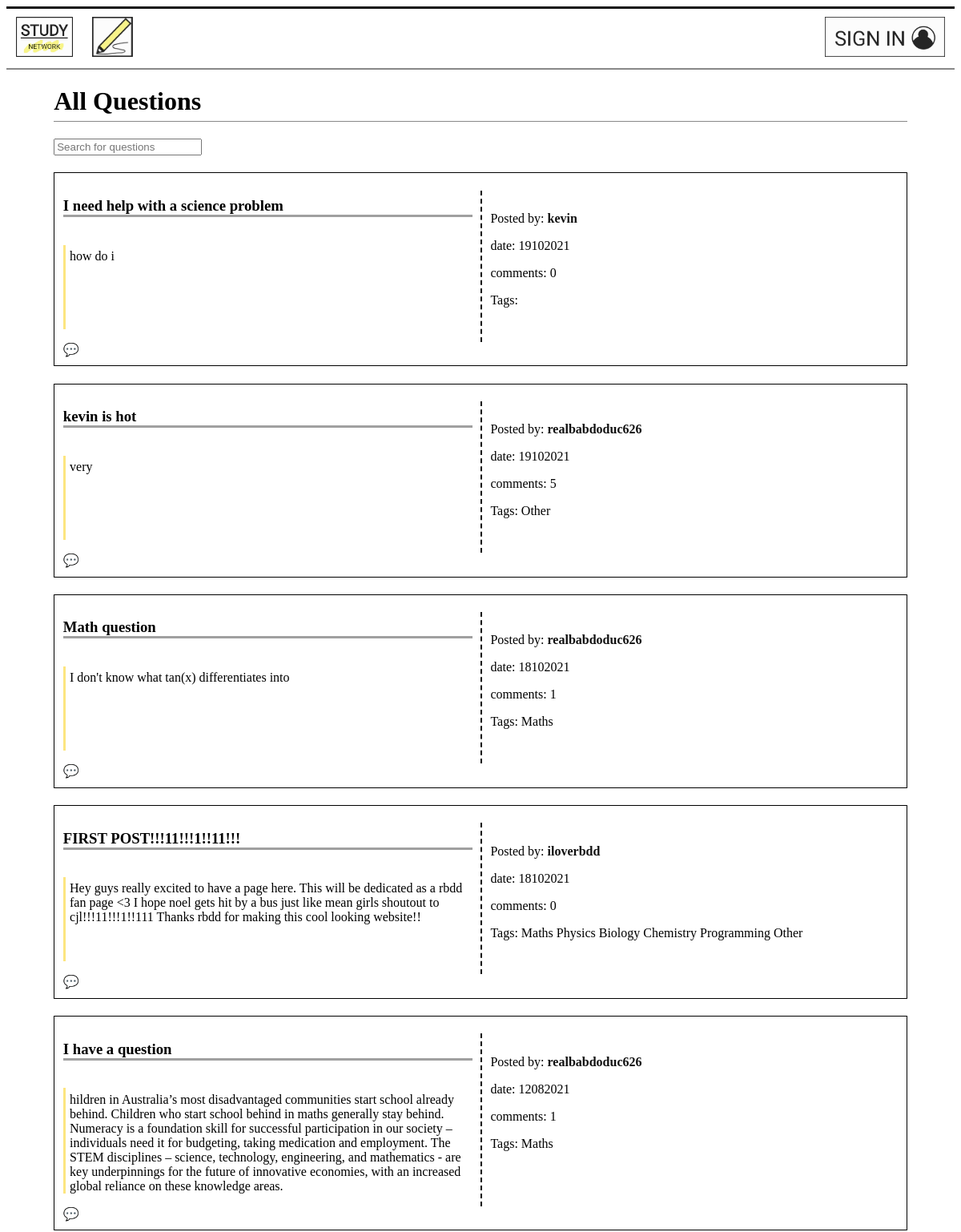
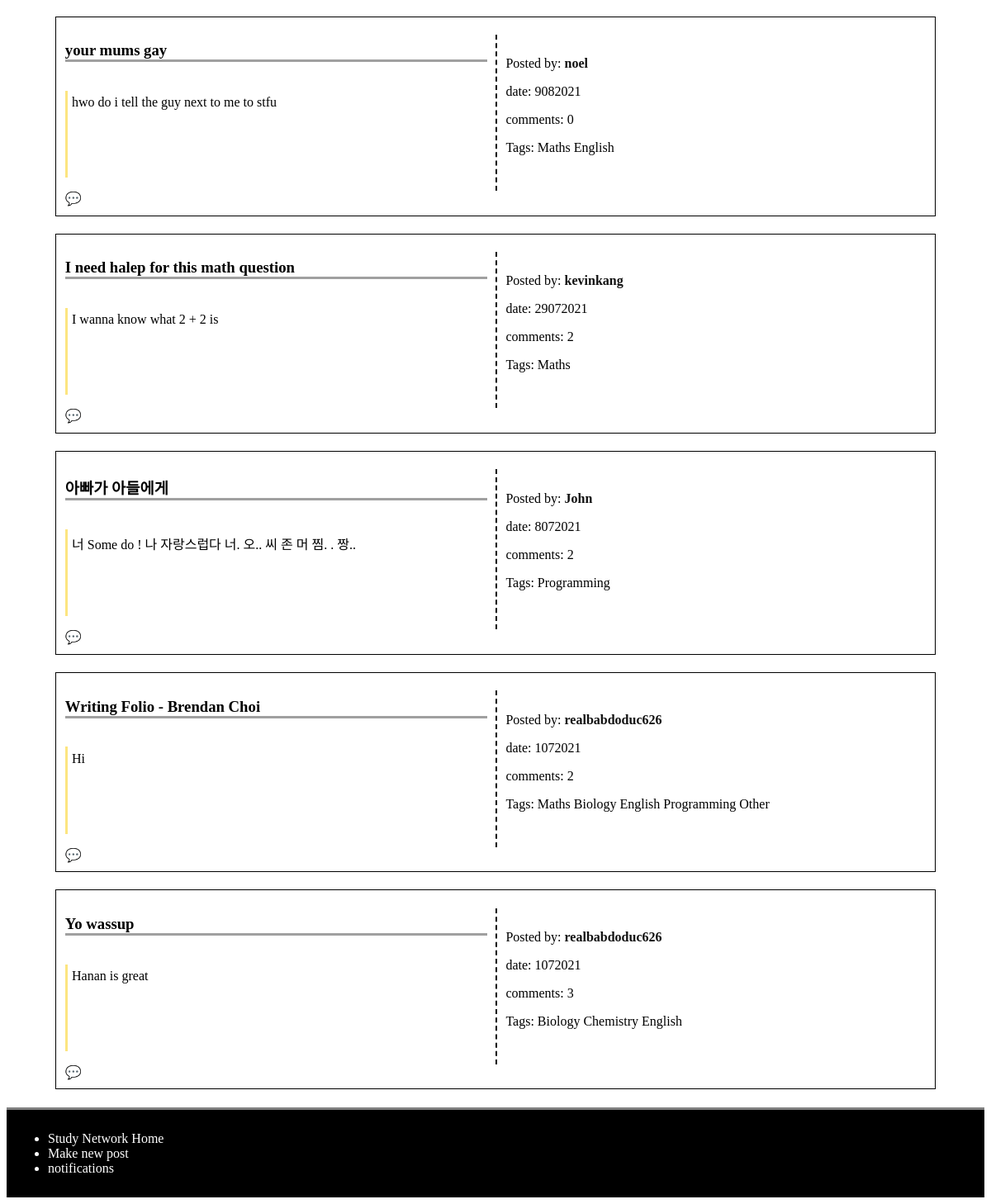
The page / on the database its author committed (2 pictures, top to bottom).
### models.py (models this page shows)
class Post(db.Model):
    __tablename__ = 'Post'
    id = db.Column(db.Integer, primary_key=True)
    title = db.Column(db.Text)
    discussion = db.Column(db.Text)
    date = db.Column(db.Integer)
    comments = db.Column(db.Integer)
    user_id = db.Column(db.Integer, db.ForeignKey('User.id'))
    post_user = db.relationship('User', back_populates='user_post')
    replies_post = db.relationship('Reply', secondary=PostReply, back_populates='posts_reply')
    categories_post = db.relationship('Category', secondary=PostCategory, back_populates='posts_category')
    notifications_post = db.relationship('Notification', back_populates='posts_notification')
    posts = db.relationship('Comment', back_populates='user')

class User(db.Model):
    __tablename__ = 'User'
    id = db.Column(db.Integer, primary_key=True)
    username = db.Column(db.Text)
    email = db.Column(db.Text)
    password = db.Column(db.Text)
    user_post = db.relationship('Post', back_populates='post_user')
    notifications_user = db.relationship('Notification', back_populates='users_notification')
    users = db.relationship('Comment', back_populates='post')

class Category(db.Model):
    __tablename__ = 'Category'
    id = db.Column(db.Integer, primary_key=True)
    topic = db.Column(db.Text)
    posts_category = db.relationship('Post', secondary=PostCategory, back_populates='categories_post')

### main.py (the view)
@app.route('/', methods=['GET', 'POST'])
def home():
    post = models.Post.query.order_by(desc(models.Post.id)).all()
    number_of_items = 0
    for p in post:
        number_of_items += 1
    return render_template('home.html', posts=post, title='home', n=int(number_of_items))

### main.py (called while the page is built)
@app.context_processor
def notification_processor():
    if  g.logged_in_user:
        num_notification = models.Notification.query.filter_by(user_id = session["logged_in_user"]).all()
        return dict(num_notification = len(num_notification))
    else:
        return dict(num_notification = "No one is logged in")

@app.before_request
def before_request():
    g.logged_in_user = None
    if 'logged_in_user' in session:
        g.logged_in_user = session['logged_in_user']

### templates/home.html (shortened to what this page needs)
{% extends 'layout.html' %}
{% block content %}
<main>
<h1>All Questions</h1>
<input type="text" id="search" onkeyup="SearchFilter()"
placeholder="Search for questions">
<div id="questionList">
{% for post in posts %}
<div class="grid_container">
    <h3 class="title">{{ post.title }}</h3>
    <p class="discussion">{{ post.discussion }}</p>
    <div class="other_information">
    <p>Posted by: <a class="name" id="name" href="/profile/{{post.post_user.id}}"><strong>{{ post.post_user.username }}</strong></a></p>
    <p>date: {{ post.date }}
    <p>comments: {{ post.comments }}</p>
    <p class="tags">Tags: {% for catego in post.categories_post %}
        {{catego.topic}}
        {% endfor %}
    </p>
    </div class="comment_button">
    {% if g.logged_in_user %}
        <a href="/comment/{{post.id}}">💬</a>
    {% else %}
        <a href="/signin">💬</a>
    {% endif %}
</div>
{% endfor %}
</div>
</main>
{% endblock %}

### static/css/style.css (style rules this page uses)
a { text-decoration: none; color: #111; }
body main { display: block; max-width: 90%; margin-left: 5%; }
body main h1 { border-bottom: 1px #888 solid; padding-bottom: 0.5%; }
.grid_container { display: grid; grid-template-columns: 50% 50%; border: 1px solid black; padding: 1%; margin-bottom: 2%; }
.title { grid-column: 1; grid-row: 1; margin-right: 2%; border-bottom: rgb(160, 160, 160) solid 3px; }
.discussion { grid-row:2; grid-column: 1; min-height: 100px; margin-right: 2%; padding-left: 1%; padding-top:1%; border-left: rgb(252, 229, 128) solid 3px; }
.other_information { grid-column: 2; grid-row: 1/ span 2; padding: 2%; margin-top: 2%; border-left: 2px dashed black; }
main input { margin-bottom: 2%; }

### rows shown on the page
Post: title "I need help with a science problem", discussion "how do i", post_user.username "kevin", date "19102021", comments "0"
Post: title "kevin is hot", discussion "very", post_user.username "realbabdoduc626", date "19102021", comments "5"
Category: topic "Other"
Post: title "Math question", discussion "I don't know what tan(x) differentiates into", post_user.username "realbabdoduc626", date "18102021", comments "1"
Category: topic "Maths"
Post: title "FIRST POST!!!11!!!1!!11!!!", discussion "Hey guys really excited to have a page here. This will be dedicated as a rbdd fan page <3 I hope noel gets hit by a bus just like mean girls shoutout to cjl!!!11!!!1!!111 Thanks rbdd for making this cool looking website!!", post_user.username "iloverbdd", date "18102021", comments "0"
Category: topic "Physics"
Category: topic "Biology"
Category: topic "Chemistry"
Category: topic "Programming"
Post: title "I have a question", discussion "hildren in Australia’s most disadvantaged communities start school already behind. Children who start school behind in maths generally stay behind. Numeracy is a foundation skill for successful participation in our society – individuals need it for budgeting, taking medication and employment. The STEM disciplines – science, technology, engineering, and mathematics - are key underpinnings for the future of innovative economies, with an increased global reliance on these knowledge areas.", post_user.username "realbabdoduc626", date "12082021", comments "1"
Post: title "your mums gay", discussion "hwo do i tell the guy next to me to stfu", post_user.username "noel", date "9082021", comments "0"
Category: topic "English"
Post: title "I need halep for this math question", discussion "I wanna know what 2 + 2 is", post_user.username "kevinkang", date "29072021", comments "2"
Post: title "아빠가 아들에게", discussion "너 Some do ! 나 자랑스럽다 너. 오.. 씨 존 머 찜. . 짱..", post_user.username "John", date "8072021", comments "2"
Post: title "Writing Folio - Brendan Choi", discussion "Hi", post_user.username "realbabdoduc626", date "1072021", comments "2"
Post: title "Yo wassup", discussion "Hanan is great", post_user.username "realbabdoduc626", date "1072021", comments "3"
